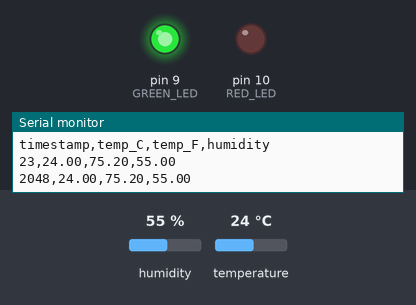
Simulated run of this sketch. Board: Arduino Uno, built with avr-gcc and run on an emulated ATmega328P. Parts: output pins drawn as LEDs (lit = HIGH), the last lines printed to the serial monitor. Inputs (shaded band) come from the test bench; at power-on: humidity 55 %, temperature 24 °C.

Above: at 2.8 s.
2.9 s: humidity set to 79 %
5.6 s: humidity set to 82 %
At 7.3 s:
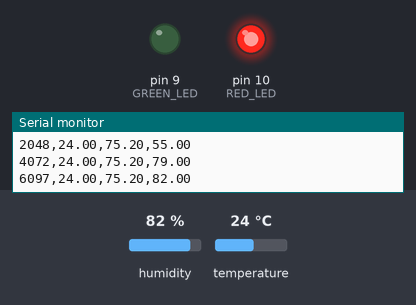
8.3 s: humidity set to 22 %
At 10.9 s:
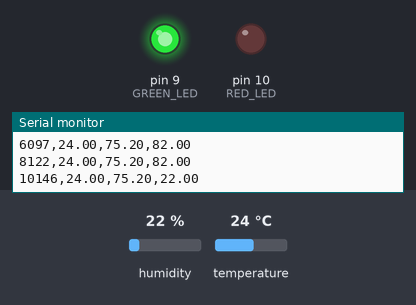
11.6 s: humidity set to 88 %
At 13.4 s:
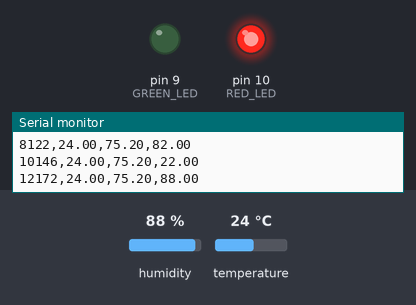
Timing chart, 0 to 14.9 s (numbered marks = the images above; inputs shaded):
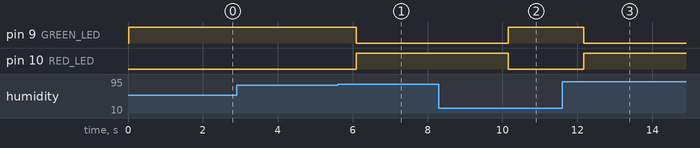

Measured:
- the behaviour switches between 80 and 81 % on humidity (found by bisection; images 0 and 1)
- after the input at 5.6 s, pin 9 (GREEN_LED): HIGH → LOW after 0.50 s; pin 10 (RED_LED): LOW → HIGH after 0.50 s
- after the input at 8.3 s, pin 9 (GREEN_LED): LOW → HIGH after 1.8 s; pin 10 (RED_LED): HIGH → LOW after 1.8 s
- after the input at 11.6 s, pin 9 (GREEN_LED): HIGH → LOW after 0.57 s; pin 10 (RED_LED): LOW → HIGH after 0.57 s

The sketch:

weather_station.ino
```cpp
/*
=========================================================
Project : Environmental Monitoring Station
Author  : Lakshay Sharma

Description:
This project uses a DHT11 sensor to monitor
temperature and humidity.

Features:
1. Reads temperature every 2 seconds
2. Displays:
      Timestamp
      Temperature (°C)
      Temperature (°F)
      Humidity (%)
3. Output format:
      timestamp,temp_C,temp_F,humidity
4. Red LED turns ON when:
      Temperature > 35°C
      OR
      Humidity > 80%
5. Green LED turns ON when
   environmental conditions are normal.

Library Used:
Adafruit DHT Sensor Library
=========================================================
*/

#include <DHT.h>

// ---------------- Pin Definitions ----------------

// DHT11 Data Pin
#define DHTPIN 2

// DHT Sensor Type
#define DHTTYPE DHT11

// LED Pins
const int RED_LED = 10;
const int GREEN_LED = 9;

// Create DHT Object
DHT dht(DHTPIN, DHTTYPE);

void setup()
{
    // Configure LED Pins
    pinMode(RED_LED, OUTPUT);
    pinMode(GREEN_LED, OUTPUT);

    // Start Serial Communication
    Serial.begin(9600);

    // Initialize DHT Sensor
    dht.begin();

    Serial.println("timestamp,temp_C,temp_F,humidity");
}

void loop()
{
    // Read Humidity
    float humidity = dht.readHumidity();

    // Read Temperature in Celsius
    float tempC = dht.readTemperature();

    // Read Temperature in Fahrenheit
    float tempF = dht.readTemperature(true);

    // Check if sensor reading failed
    if (isnan(tempC) || isnan(tempF) || isnan(humidity))
    {
        Serial.println("Sensor Read Error");

        delay(2000);
        return;
    }

    // Print data in CSV format
    Serial.print(millis());
    Serial.print(",");

    Serial.print(tempC);
    Serial.print(",");

    Serial.print(tempF);
    Serial.print(",");

    Serial.println(humidity);

    // Check environmental conditions
    if (tempC > 35 || humidity > 80)
    {
        // Dangerous condition

        digitalWrite(RED_LED, HIGH);
        digitalWrite(GREEN_LED, LOW);
    }
    else
    {
        // Normal condition

        digitalWrite(RED_LED, LOW);
        digitalWrite(GREEN_LED, HIGH);
    }

    // Read every 2 seconds
    delay(2000);
}
```
